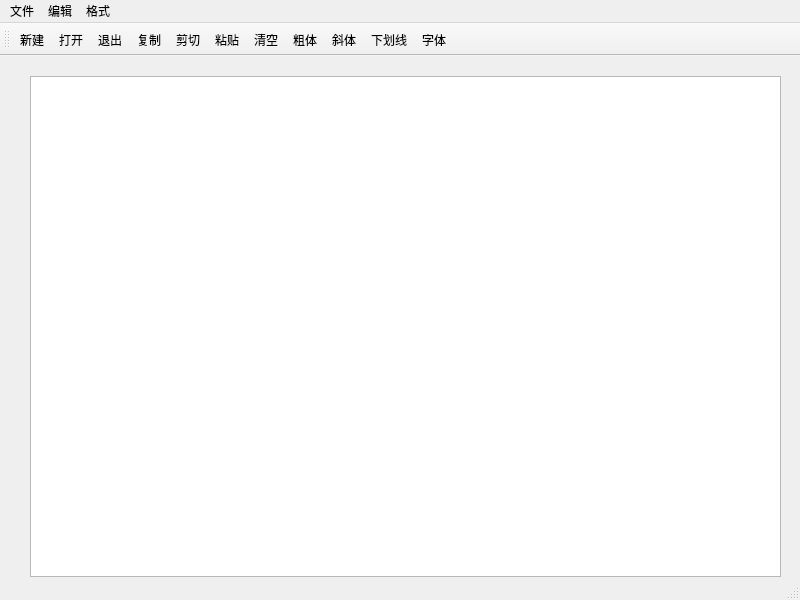
<?xml version="1.0" encoding="UTF-8"?>
<ui version="4.0">
 <class>QWMianWind</class>
 <widget class="QMainWindow" name="QWMianWind">
  <property name="geometry">
   <rect>
    <x>0</x>
    <y>0</y>
    <width>800</width>
    <height>600</height>
   </rect>
  </property>
  <property name="windowTitle">
   <string>QWMianWind</string>
  </property>
  <widget class="QWidget" name="centralwidget">
   <widget class="QTextEdit" name="textEdit">
    <property name="geometry">
     <rect>
      <x>30</x>
      <y>20</y>
      <width>751</width>
      <height>501</height>
     </rect>
    </property>
   </widget>
  </widget>
  <widget class="QMenuBar" name="menubar">
   <property name="geometry">
    <rect>
     <x>0</x>
     <y>0</y>
     <width>800</width>
     <height>22</height>
    </rect>
   </property>
   <widget class="QMenu" name="menu">
    <property name="title">
     <string>文件</string>
    </property>
    <addaction name="actFileOpen_2"/>
    <addaction name="actFileOpen"/>
    <addaction name="separator"/>
    <addaction name="actExit"/>
   </widget>
   <widget class="QMenu" name="menu_2">
    <property name="title">
     <string>编辑</string>
    </property>
    <addaction name="actCut"/>
    <addaction name="actPaste"/>
    <addaction name="actCopy"/>
    <addaction name="separator"/>
    <addaction name="actClear"/>
   </widget>
   <widget class="QMenu" name="menu_3">
    <property name="title">
     <string>格式</string>
    </property>
    <addaction name="actBold"/>
    <addaction name="actItalic"/>
    <addaction name="actUnderline"/>
    <addaction name="separator"/>
    <addaction name="actToolbarLab"/>
   </widget>
   <addaction name="menu"/>
   <addaction name="menu_2"/>
   <addaction name="menu_3"/>
  </widget>
  <widget class="QStatusBar" name="statusbar"/>
  <widget class="QToolBar" name="toolBar">
   <property name="windowTitle">
    <string>toolBar</string>
   </property>
   <attribute name="toolBarArea">
    <enum>TopToolBarArea</enum>
   </attribute>
   <attribute name="toolBarBreak">
    <bool>false</bool>
   </attribute>
   <addaction name="actFileOpen_2"/>
   <addaction name="actFileOpen"/>
   <addaction name="actExit"/>
   <addaction name="actCopy"/>
   <addaction name="actCut"/>
   <addaction name="actPaste"/>
   <addaction name="actClear"/>
   <addaction name="actBold"/>
   <addaction name="actItalic"/>
   <addaction name="actUnderline"/>
   <addaction name="action"/>
  </widget>
  <action name="actCut">
   <property name="icon">
    <iconset resource="res.qrc">
     <normaloff>:/images/Icon/cut.png</normaloff>:/images/Icon/cut.png</iconset>
   </property>
   <property name="text">
    <string>剪切</string>
   </property>
   <property name="toolTip">
    <string>剪切</string>
   </property>
   <property name="shortcut">
    <string>Ctrl+X</string>
   </property>
  </action>
  <action name="actCopy">
   <property name="icon">
    <iconset resource="res.qrc">
     <normaloff>:/images/Icon/copy.png</normaloff>:/images/Icon/copy.png</iconset>
   </property>
   <property name="text">
    <string>复制</string>
   </property>
   <property name="toolTip">
    <string>复制</string>
   </property>
   <property name="shortcut">
    <string>Ctrl+C</string>
   </property>
  </action>
  <action name="actPaste">
   <property name="icon">
    <iconset resource="res.qrc">
     <normaloff>:/images/Icon/paste.png</normaloff>:/images/Icon/paste.png</iconset>
   </property>
   <property name="text">
    <string>粘贴</string>
   </property>
   <property name="toolTip">
    <string>粘贴</string>
   </property>
   <property name="shortcut">
    <string>Ctrl+V</string>
   </property>
  </action>
  <action name="actBold">
   <property name="checkable">
    <bool>true</bool>
   </property>
   <property name="icon">
    <iconset resource="res.qrc">
     <normaloff>:/images/Icon/bold.png</normaloff>:/images/Icon/bold.png</iconset>
   </property>
   <property name="text">
    <string>粗体</string>
   </property>
   <property name="toolTip">
    <string>粗体</string>
   </property>
  </action>
  <action name="actItalic">
   <property name="checkable">
    <bool>true</bool>
   </property>
   <property name="icon">
    <iconset resource="res.qrc">
     <normaloff>:/images/Icon/italic.png</normaloff>:/images/Icon/italic.png</iconset>
   </property>
   <property name="text">
    <string>斜体</string>
   </property>
   <property name="toolTip">
    <string>斜体</string>
   </property>
  </action>
  <action name="actUnderline">
   <property name="checkable">
    <bool>true</bool>
   </property>
   <property name="icon">
    <iconset resource="res.qrc">
     <normaloff>:/images/Icon/underline.png</normaloff>:/images/Icon/underline.png</iconset>
   </property>
   <property name="text">
    <string>下划线</string>
   </property>
   <property name="toolTip">
    <string>下划线</string>
   </property>
  </action>
  <action name="actExit">
   <property name="icon">
    <iconset resource="res.qrc">
     <normaloff>:/images/Icon/exit.png</normaloff>:/images/Icon/exit.png</iconset>
   </property>
   <property name="text">
    <string>退出</string>
   </property>
  </action>
  <action name="actFileOpen">
   <property name="icon">
    <iconset resource="res.qrc">
     <normaloff>:/images/Icon/openfile.png</normaloff>:/images/Icon/openfile.png</iconset>
   </property>
   <property name="text">
    <string>打开...</string>
   </property>
   <property name="toolTip">
    <string>打开文件</string>
   </property>
   <property name="shortcut">
    <string>Ctrl+O</string>
   </property>
  </action>
  <action name="actFileOpen_2">
   <property name="icon">
    <iconset resource="res.qrc">
     <normaloff>:/images/Icon/newfile.png</normaloff>:/images/Icon/newfile.png</iconset>
   </property>
   <property name="text">
    <string>新建</string>
   </property>
   <property name="toolTip">
    <string>新建文件</string>
   </property>
   <property name="shortcut">
    <string>Ctrl+N</string>
   </property>
  </action>
  <action name="actClear">
   <property name="icon">
    <iconset resource="res.qrc">
     <normaloff>:/images/Icon/clear.png</normaloff>:/images/Icon/clear.png</iconset>
   </property>
   <property name="text">
    <string>清空</string>
   </property>
   <property name="toolTip">
    <string>清空内容</string>
   </property>
   <property name="shortcut">
    <string>Ctrl+L</string>
   </property>
  </action>
  <action name="action">
   <property name="icon">
    <iconset resource="res.qrc">
     <normaloff>:/images/Icon/fontset.png</normaloff>:/images/Icon/fontset.png</iconset>
   </property>
   <property name="text">
    <string>字体...</string>
   </property>
   <property name="toolTip">
    <string>字体设置</string>
   </property>
  </action>
  <action name="actToolbarLab">
   <property name="checkable">
    <bool>true</bool>
   </property>
   <property name="text">
    <string>显示工具栏文字标签</string>
   </property>
   <property name="toolTip">
    <string>显示工具栏文字标签</string>
   </property>
  </action>
 </widget>
 <resources>
  <include location="res.qrc"/>
 </resources>
 <connections>
  <connection>
   <sender>actCut</sender>
   <signal>triggered()</signal>
   <receiver>textEdit</receiver>
   <slot>cut()</slot>
   <hints>
    <hint type="sourcelabel">
     <x>-1</x>
     <y>-1</y>
    </hint>
    <hint type="destinationlabel">
     <x>405</x>
     <y>316</y>
    </hint>
   </hints>
  </connection>
  <connection>
   <sender>actCopy</sender>
   <signal>triggered()</signal>
   <receiver>textEdit</receiver>
   <slot>copy()</slot>
   <hints>
    <hint type="sourcelabel">
     <x>-1</x>
     <y>-1</y>
    </hint>
    <hint type="destinationlabel">
     <x>405</x>
     <y>316</y>
    </hint>
   </hints>
  </connection>
  <connection>
   <sender>actPaste</sender>
   <signal>triggered()</signal>
   <receiver>textEdit</receiver>
   <slot>paste()</slot>
   <hints>
    <hint type="sourcelabel">
     <x>-1</x>
     <y>-1</y>
    </hint>
    <hint type="destinationlabel">
     <x>405</x>
     <y>316</y>
    </hint>
   </hints>
  </connection>
  <connection>
   <sender>actClear</sender>
   <signal>triggered()</signal>
   <receiver>textEdit</receiver>
   <slot>clear()</slot>
   <hints>
    <hint type="sourcelabel">
     <x>-1</x>
     <y>-1</y>
    </hint>
    <hint type="destinationlabel">
     <x>405</x>
     <y>316</y>
    </hint>
   </hints>
  </connection>
  <connection>
   <sender>actExit</sender>
   <signal>triggered()</signal>
   <receiver>QWMianWind</receiver>
   <slot>close()</slot>
   <hints>
    <hint type="sourcelabel">
     <x>-1</x>
     <y>-1</y>
    </hint>
    <hint type="destinationlabel">
     <x>399</x>
     <y>299</y>
    </hint>
   </hints>
  </connection>
 </connections>
</ui>
